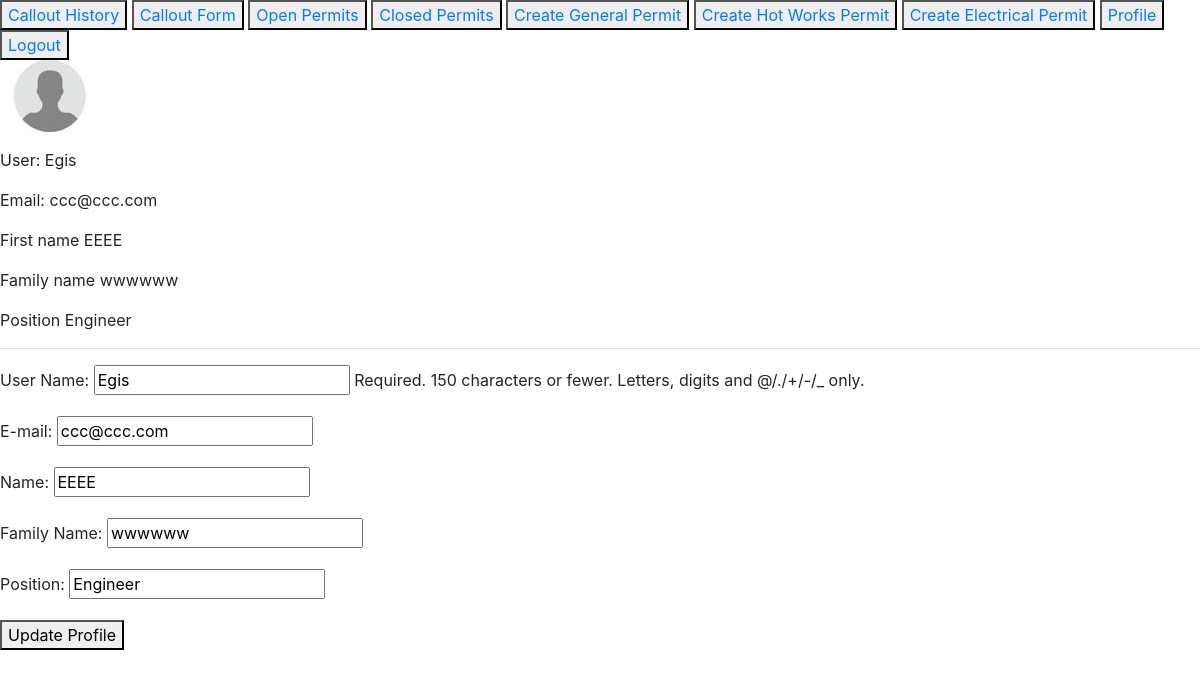
/accounts/profile/ (signed in), run on the app's committed database.
### accounts/models.py (models this page shows, shortened)
class Profile(models.Model):
    user = models.OneToOneField(User, on_delete=models.CASCADE)
    first_name = models.CharField(max_length=20, default='')
    surname = models.CharField(max_length=20, default='')
    position = models.CharField(max_length=20, default='')
    photo = models.ImageField(default='default.jpg', upload_to='upload_pics')
    class Meta:
        verbose_name = 'Profile Info'
        verbose_name_plural = 'Profiles'
        ordering = ('first_name', 'surname')

### accounts/views.py (the view)
# urls.py: path('profile/', views.profile, name='profile')
@login_required
def profile(request):
    if request.method == 'POST':
        user_form = UserUpdateForm(request.POST, instance=request.user)
        profile_form = ProfileUpdateForm(request.POST, instance=request.user.profile)  #request.FILES,
        if user_form.is_valid() and profile_form.is_valid():
            user_form.save()
            profile_form.save()
            messages.success(request, f'You Profile has been updated')
            return redirect('profile')
    else:
        user_form = UserUpdateForm(instance=request.user)
        profile_form = ProfileUpdateForm(instance=request.user.profile)
    context = {
        'user_form': user_form,
        'profile_form': profile_form
    }
    return render(request, 'profile.html', context)

### accounts/forms.py
class UserUpdateForm(forms.ModelForm):
    email = forms.EmailField()
    class Meta:
        model = User
        fields = ['username', 'email']
        widgets = form_styles
    def __init__(self, *args, **kwargs):
        super(UserUpdateForm, self).__init__(*args, **kwargs)
        self.fields['username'].label = 'User Name'
        self.fields['email'].label = 'E-mail'

class ProfileUpdateForm(forms.ModelForm):
    class Meta:
        model = Profile
        fields = ['first_name', 'surname', 'position']
    def __init__(self, *args, **kwargs):
        super(ProfileUpdateForm, self).__init__(*args, **kwargs)
        self.fields['first_name'].label = 'Name'
        self.fields['surname'].label = 'Family Name'
        self.fields['position'].label = 'Position'

### accounts/templates/profile.html (shortened to what this page needs)
{% extends 'base.html' %}
{% block content %}
            <p><img class="profile-img" src="{{ user.profile.photo.url }}"></p>
            <p>User: {{ user.username }}</p>
            <p>Email: {{ user.email }}</p>
            <p>First name {{ user.profile.first_name }}</p>
            <p>Family name {{ user.profile.surname }}</p>
            <p>Position {{ user.profile.position }}</p>
            <hr>
            <form method="POST" enctype="multipart/form-data">
                {{ user_form.as_p }}
                {{ profile_form.as_p }}
                <button type="submit">Update Profile</button>
            </form>
{% endblock %}

### data on the page
Profile: first_name "EEEE", surname "wwwwww", position "Engineer"

### other printed values
{{ user.username }} "Egis"
{{ user.email }} "ccc@ccc.com"
{{ user.profile.first_name }} "EEEE"
{{ user.profile.surname }} "wwwwww"
{{ user.profile.position }} "Engineer"
